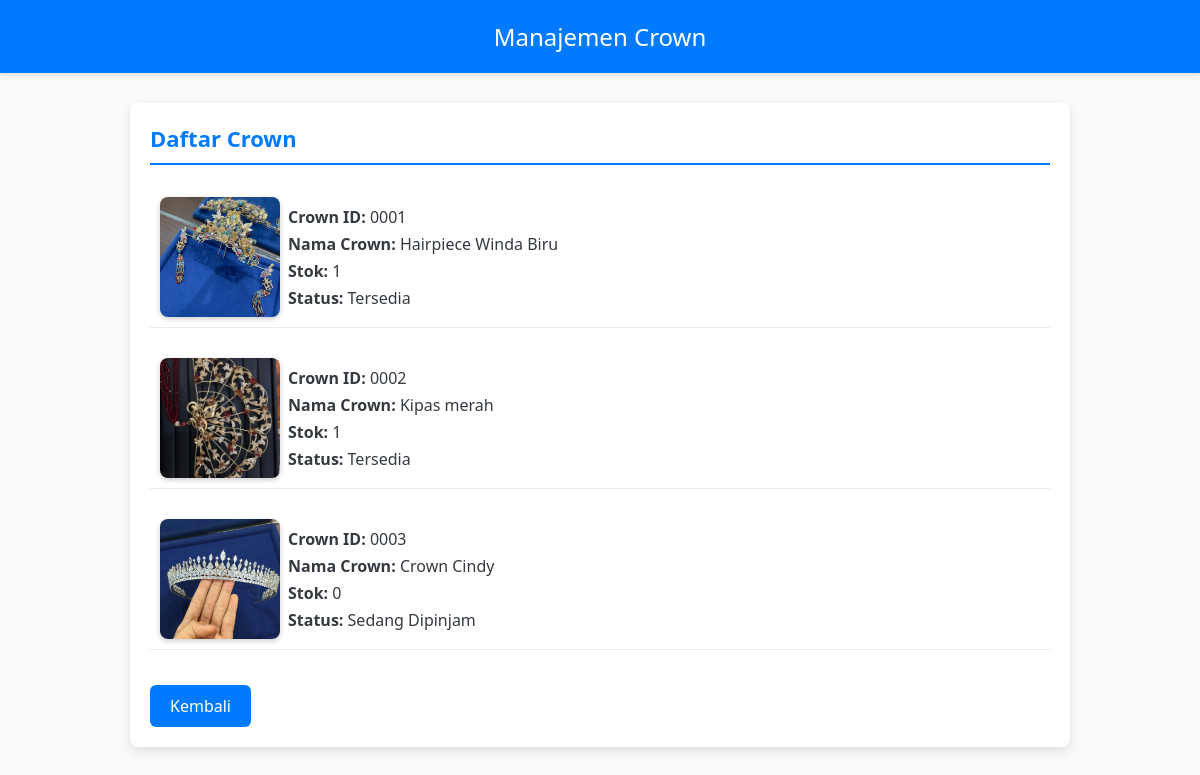
Screenshot of /daftar_crown.php with the database file from the repository.
### tables this page shows
CREATE TABLE `crown` (
  `crown_id` varchar(11) NOT NULL,
  `nama_crown` varchar(100) NOT NULL,
  `foto` varchar(200) DEFAULT NULL,
  `kategori_id` int(11) DEFAULT NULL,
  `stok` int(11) DEFAULT 0,
  `status` tinyint(1) NOT NULL
);

### daftar_crown.php (the view, shortened to what this page needs)
<?php
include "service/database.php";
$data = [];
$query = "SELECT * FROM crown";
$result = $db->query($query);
if ($result) {
    while ($row = $result->fetch_assoc()) {
        $row['status'] = $row['stok'] == 0 ? 'Sedang Dipinjam' : 'Tersedia';
        $data[] = $row;
    }
} else {
    $message = "<div class='message error'>Terjadi kesalahan: " . $db->error . "</div>";
}
?>
<!DOCTYPE html>
<html lang="id">
<head>
</head>
<body>
    <header>Manajemen Crown</header>
    <div class="container">
        <h3>Daftar Crown</h3>
        <?php if (!empty($data)): ?>
            <?php foreach ($data as $item): ?>
                <div class="item-container">
                    <img src="<?php echo htmlspecialchars($item['foto']); ?>" alt="Foto Crown">
                    <div class="item-info">
                        <p><strong>Crown ID:</strong> <?php echo htmlspecialchars($item['crown_id']); ?></p>
                        <p><strong>Nama Crown:</strong> <?php echo htmlspecialchars($item['nama_crown']); ?></p>
                        <p><strong>Stok:</strong> <?php echo htmlspecialchars($item['stok']); ?></p>
                        <p><strong>Status:</strong> <?php echo htmlspecialchars($item['status']); ?></p>
                    </div>
                </div>
            <?php endforeach; ?>
        <?php else: ?>
            <p>Tidak ada data untuk ditampilkan.</p>
        <?php endif; ?>
        <a href="crown.php">Kembali</a>
    </div>
</body>
</html>

### daftar_crown.php (style rules this page uses)
body { font-family: 'Segoe UI', Tahoma, Geneva, Verdana, sans-serif; background-color: #f8f9fa; margin: 0; padding: 0; color: #343a40; }
header { background-color: #007bff; color: #fff; text-align: center; padding: 20px; font-size: 24px; box-shadow: 0 2px 5px rgba(0, 0, 0, 0.1); }
.container { max-width: 900px; margin: 30px auto; padding: 20px; background: #fff; border-radius: 8px; box-shadow: 0 4px 10px rgba(0,0,0,0.1); transition: box-shadow 0.3s ease; }
h3 { margin-top: 0; color: #007bff; font-size: 22px; border-bottom: 2px solid #007bff; padding-bottom: 10px; }
.item-container { display: flex; align-items: center; margin-bottom: 20px; padding: 10px; border-bottom: 1px solid #e9ecef; gap: 8px; }
.item-container img { width: 120px; height: 120px; object-fit: cover; border-radius: 8px; box-shadow: 0 2px 5px rgba(0, 0, 0, 0.2); }
.item-info { flex: 1; }
.item-info p { margin: 5px 0; font-size: 16px; }
a { display: inline-block; margin-top: 15px; padding: 10px 20px; background-color: #007bff; color: #fff; border-radius: 6px; text-align: center; text-decoration: none; transition: background-color 0.3s ease; }

### rows the page displays
crown: foto (picture), crown_id "0001", nama_crown "Hairpiece Winda Biru", stok "1", status "Tersedia"
crown: foto (picture), crown_id "0002", nama_crown "Kipas merah", stok "1", status "Tersedia"
crown: foto (picture), crown_id "0003", nama_crown "Crown Cindy", stok "0", status "Sedang Dipinjam"
